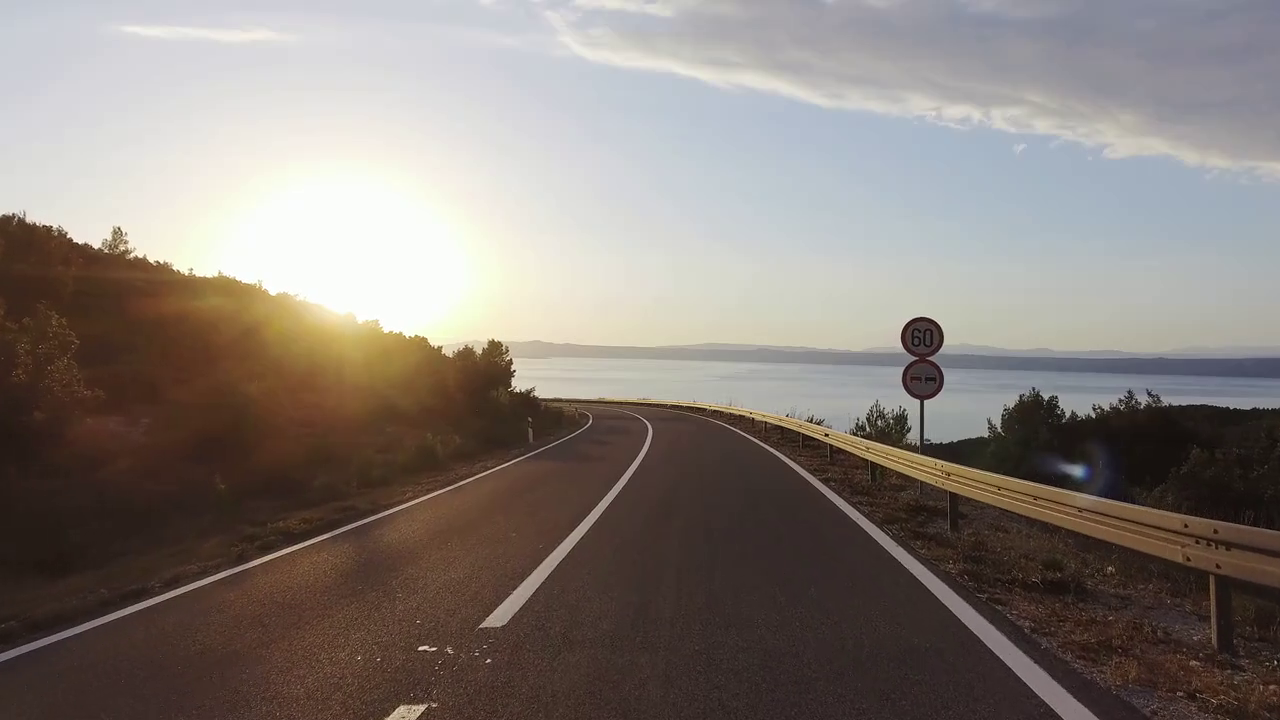
#> input picture frame 5 of Tensorflow YOLOv4 with lane detection/data/test-video2.mp4, 1280 x 720 px
$ python maskcanny.py
#> lines starting #> are read from the running program, lines starting #| are printed output that depends on the picture; after the words box and inside, x2 and y2 are one past the last pixel; in counts of white or black regions, pixels touching at a corner belong together
import matplotlib.pylab as plt
import cv2
import numpy as np

def region_of_interest(img, vertices):
	mask = np.zeros_like(img)
	#channel_count = img.shape[2]
	match_mask_color = 255
	cv2.fillPoly(mask, vertices, match_mask_color)
	masked_image = cv2.bitwise_and(img, mask)
	return masked_image

def drow_the_lines(img, lines):
	img = np.copy(img)
	blank_image = np.zeros((img.shape[0], img.shape[1], 3), dtype=np.uint8)

	for line in lines:
		for x1, y1, x2, y2 in line:
			angle = int(np.arctan((y2-y1)/(x2-x1))*(180/3.14))
			if angle < 0:
				if not -85<angle<-35:
					continue
			else:
				if not 35<angle<85:
					continue
			cv2.line(blank_image, (x1,y1), (x2,y2), (0, 255, 0), thickness=10)

	img = cv2.addWeighted(img, 0.8, blank_image, 1, 0.0)
	return img

cap = cv2.VideoCapture("test-video2.mp4")
while(cap.isOpened()):
	_, image= cap.read()
#> image is the input picture: shape (720, 1280, 3); mean B, G, R 119.9, 125.6, 134.1
	print(image.shape)
#| (720, 1280, 3)
	height = image.shape[0]
	width = image.shape[1]
	region_of_interest_vertices = [
		(586,531),
		(930, 531),(1100,765)
		,(150,765)
	]

	gray_image = cv2.cvtColor(image, cv2.COLOR_RGB2GRAY)
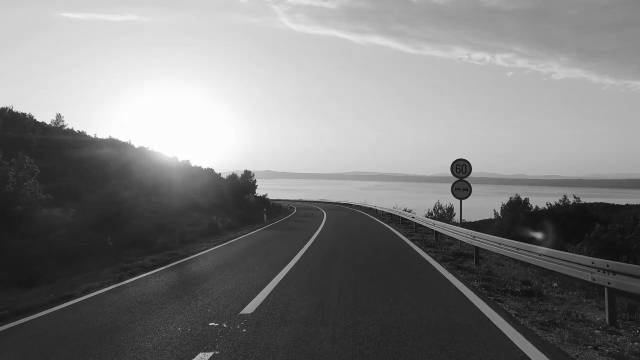
#> gray_image: shape (720, 1280) (shown at 1/2 size); min 0, max 255, mean 124.9
	canny_image = cv2.Canny(gray_image, 100,300)
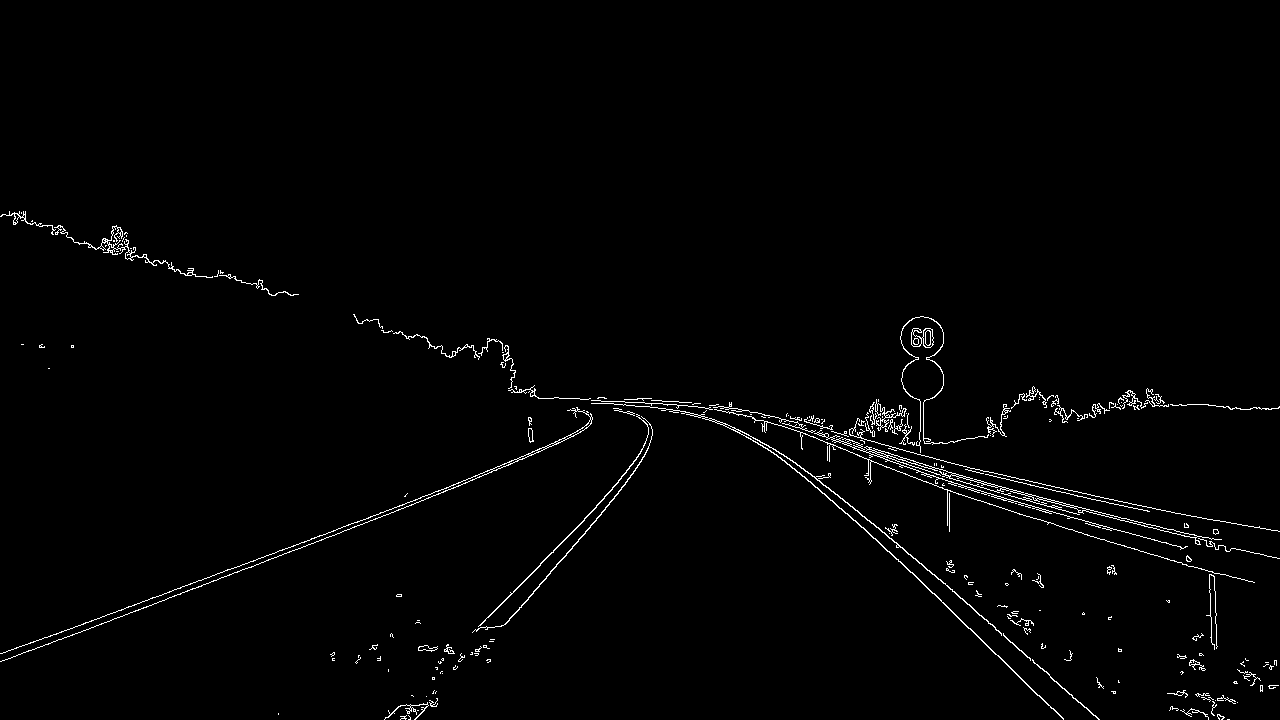
#> canny_image: shape (720, 1280); 1.4% white in thin lines or dots, all inside (x1, y1, x2, y2) = (0, 211, 1280, 720)
	cropped_image = region_of_interest(canny_image,
				np.array([region_of_interest_vertices], np.int32),)
#> in region_of_interest, `masked_image = cv2.bitwise_and(img, mask)`:
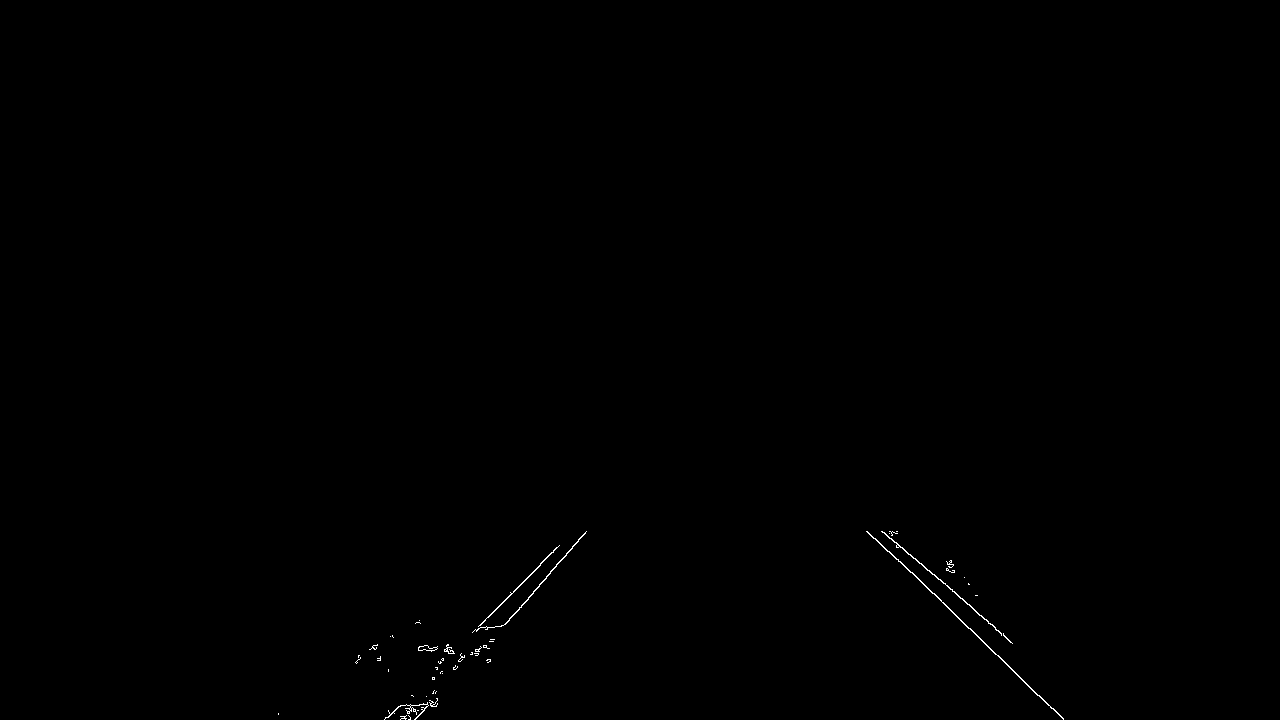
#> masked_image: shape (720, 1280); 0.17% white in thin lines or dots, all inside (x1, y1, x2, y2) = (278, 531, 1064, 720)
	lines = cv2.HoughLinesP(cropped_image,
						rho=1,
						theta=np.pi/180,
						threshold=25,
						lines=np.array([]),
						minLineLength=3,
						maxLineGap=750)
#> lines = 13 rows, first 6: [875, 538, 1051, 708], [889, 551, 1063, 719], [387, 717, 559, 545], [884, 532, 1012, 643], [431, 705, 585, 533], [415, 719, 546, 578]
	image_with_lines = drow_the_lines(image, lines)
#> the loop in drow_the_lines, `for line in lines:` made 13 passes
#> in drow_the_lines, `img = cv2.addWeighted(img, 0.8, blank_image, 1, 0.0)`:
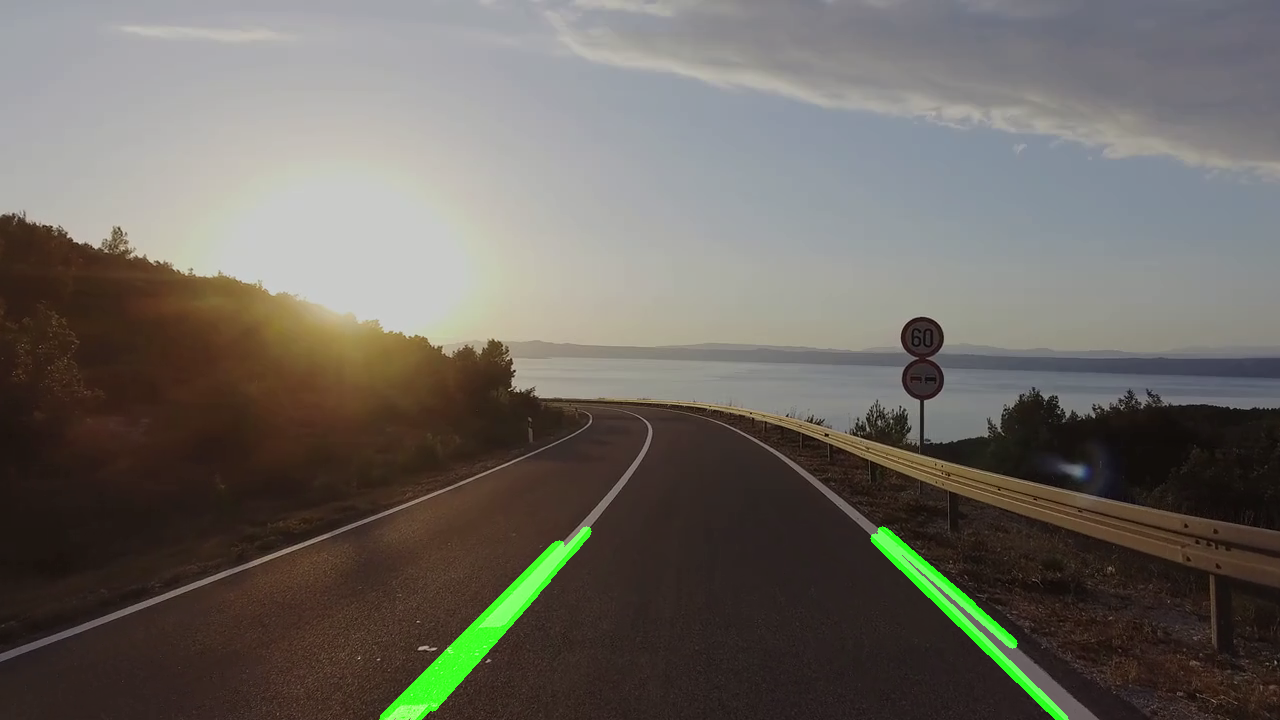
#> img: shape (720, 1280, 3); mean B, G, R 95.9, 103, 107.3
	cv2.imshow("results",image_with_lines)
	if cv2.waitKey(1) & 0xFF == ord('q'):
#> (key q is pressed here)
		break
# close the video file
cap.release()

# destroy all the windows that is currently on
cv2.destroyAllWindows()

$ run again, starting later in the video
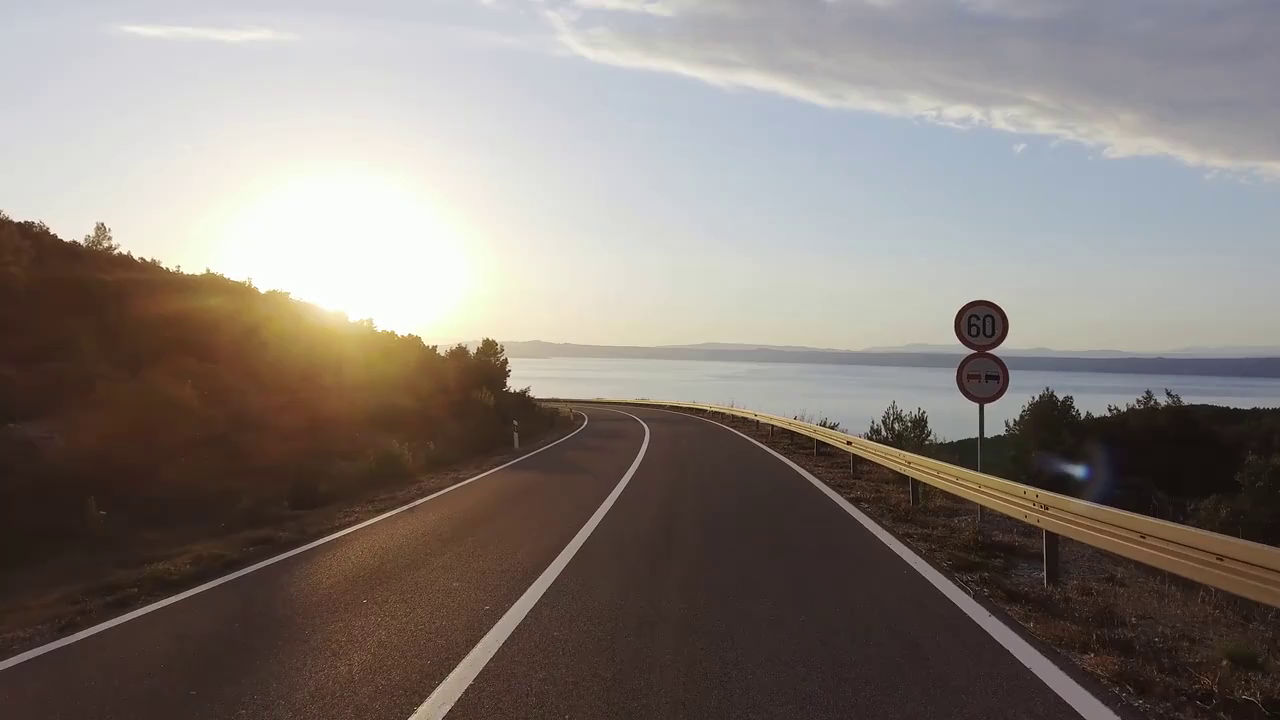
#> input picture frame 25 of Tensorflow YOLOv4 with lane detection/data/test-video2.mp4, 1280 x 720 px
#> image is the input picture: shape (720, 1280, 3); mean B, G, R 119.8, 125.3, 133.8
#| (720, 1280, 3)
#> `canny_image = cv2.Canny(gray_image, 100,300)`:
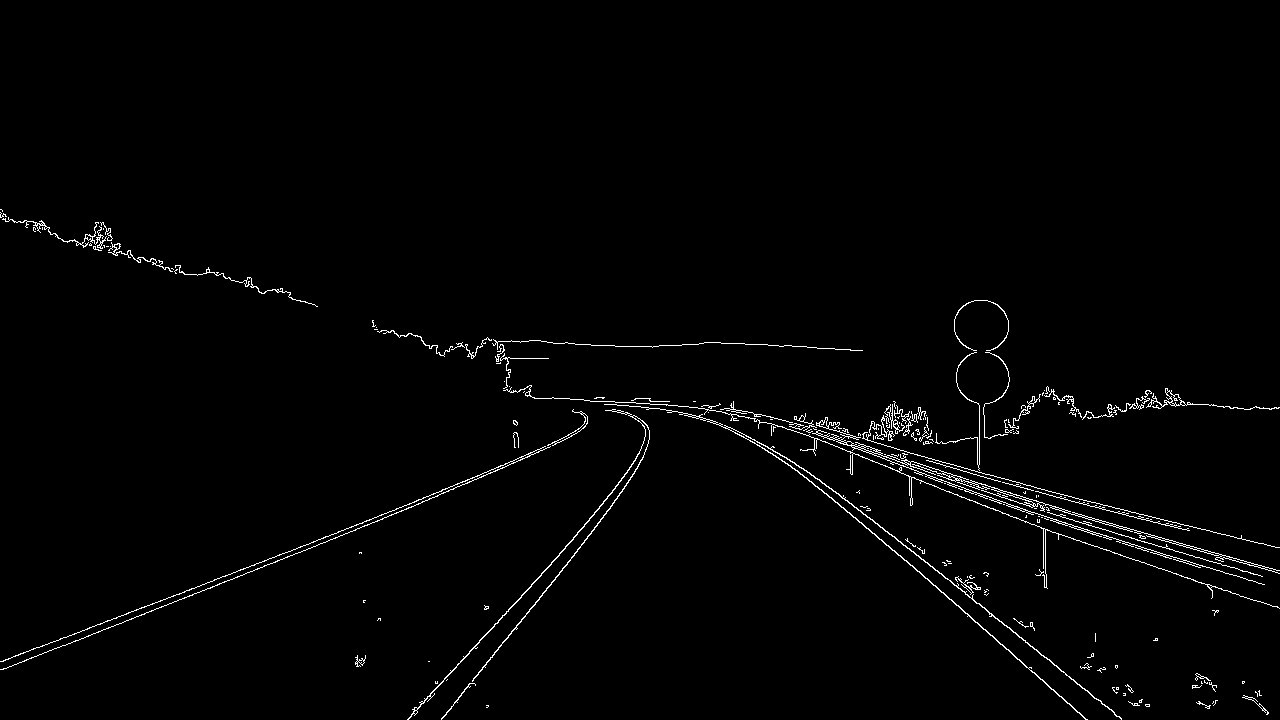
#> canny_image: shape (720, 1280); 1.4% white in thin lines or dots, all inside (x1, y1, x2, y2) = (0, 209, 1280, 720)
#> mask: shape (720, 1280); 12.1% white; 1 white region, box (x1, y1, x2, y2) and area: (235, 531, 1068, 720) 111402
#> masked_image: shape (720, 1280); 0.15% white in thin lines or dots, all inside (x1, y1, x2, y2) = (355, 531, 1034, 720)
#> lines = [[874, 533, 1029, 667], [441, 719, 580, 547], [411, 714, 559, 555], [886, 531, 987, 610], [870, 531, 1032, 672], [441, 718, 592, 531], [414, 709, 574, 537], [906, 540, 971, 589], [435, 682, 565, 548], [430, 696, 566, 545], [871, 531, 1033, 672]]
#> the loop in drow_the_lines, `for line in lines:` made 11 passes
#> in drow_the_lines, `img = cv2.addWeighted(img, 0.8, blank_image, 1, 0.0)`:
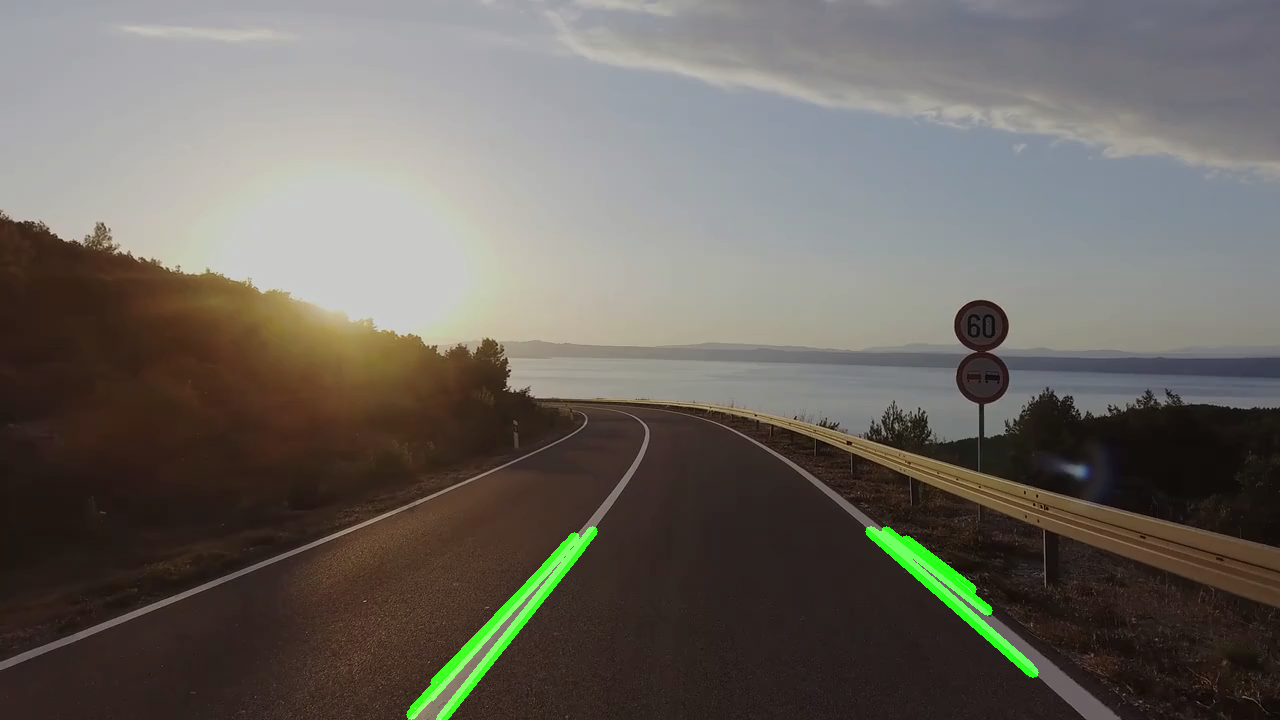
#> img: shape (720, 1280, 3); mean B, G, R 95.8, 102.4, 107

$ run again, starting later in the video
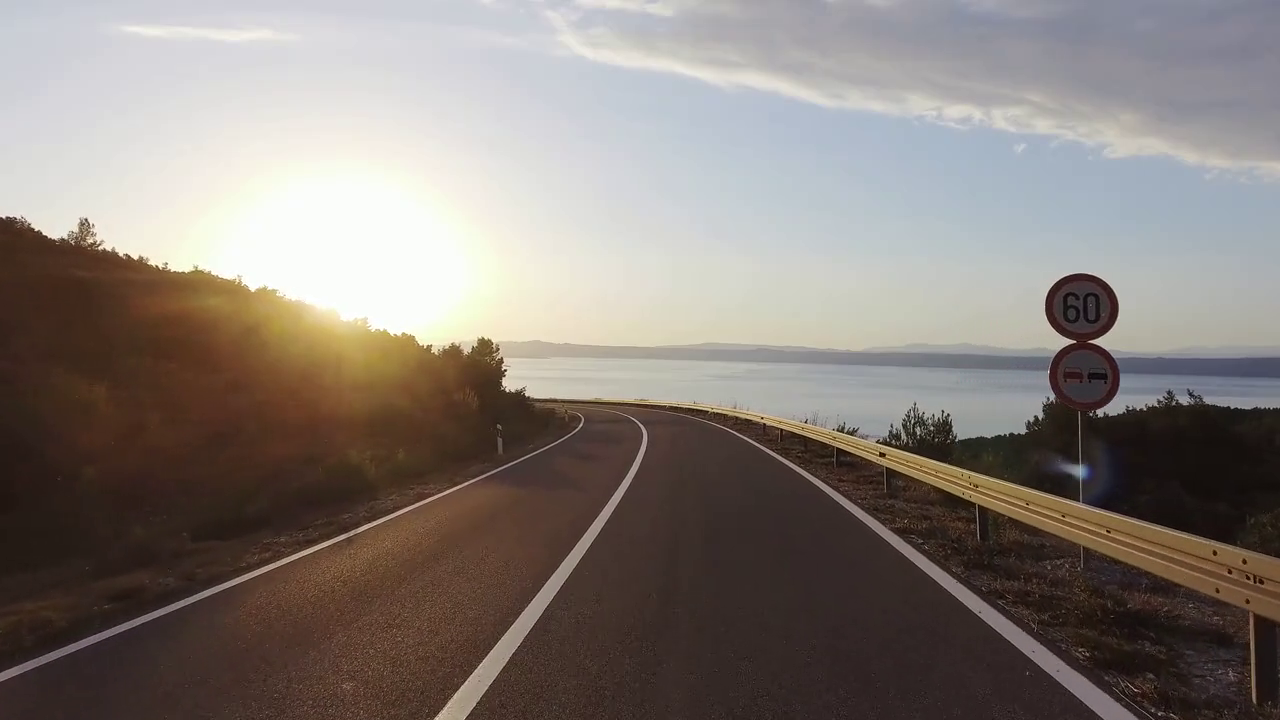
#> input picture frame 44 of Tensorflow YOLOv4 with lane detection/data/test-video2.mp4, 1280 x 720 px
#> image is the input picture: shape (720, 1280, 3); mean B, G, R 119.4, 125, 133.5
#| (720, 1280, 3)
#> `canny_image = cv2.Canny(gray_image, 100,300)`:
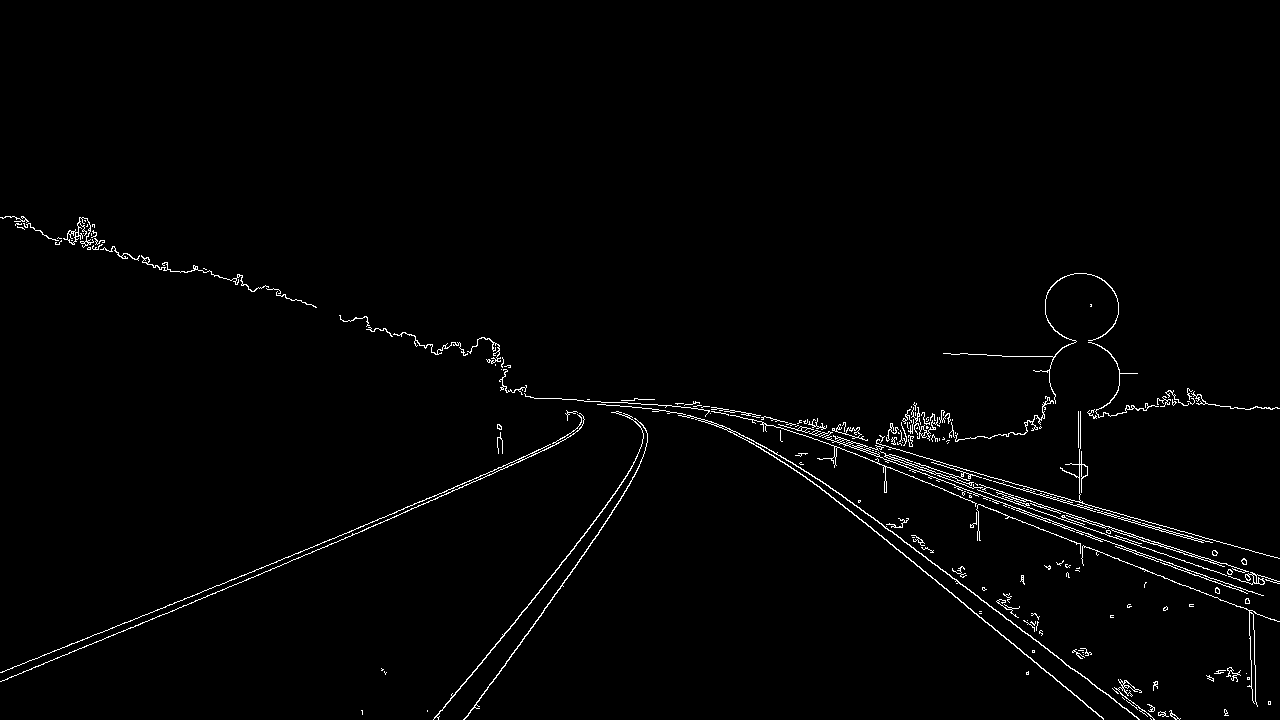
#> canny_image: shape (720, 1280); 1.5% white in thin lines or dots, all inside (x1, y1, x2, y2) = (0, 216, 1280, 720)
#> mask: shape (720, 1280); 12.1% white; 1 white region, box (x1, y1, x2, y2) and area: (235, 531, 1068, 720) 111402
#> masked_image: shape (720, 1280); 0.13% white in thin lines or dots, all inside (x1, y1, x2, y2) = (361, 531, 1029, 720)
#> lines = [[464, 719, 598, 534], [439, 713, 587, 531], [876, 531, 963, 602], [891, 531, 977, 596], [874, 531, 1012, 643], [467, 716, 560, 588], [438, 717, 566, 558], [434, 718, 586, 531], [437, 717, 576, 545]]
#> the loop in drow_the_lines, `for line in lines:` made 9 passes
#> in drow_the_lines, `img = cv2.addWeighted(img, 0.8, blank_image, 1, 0.0)`:
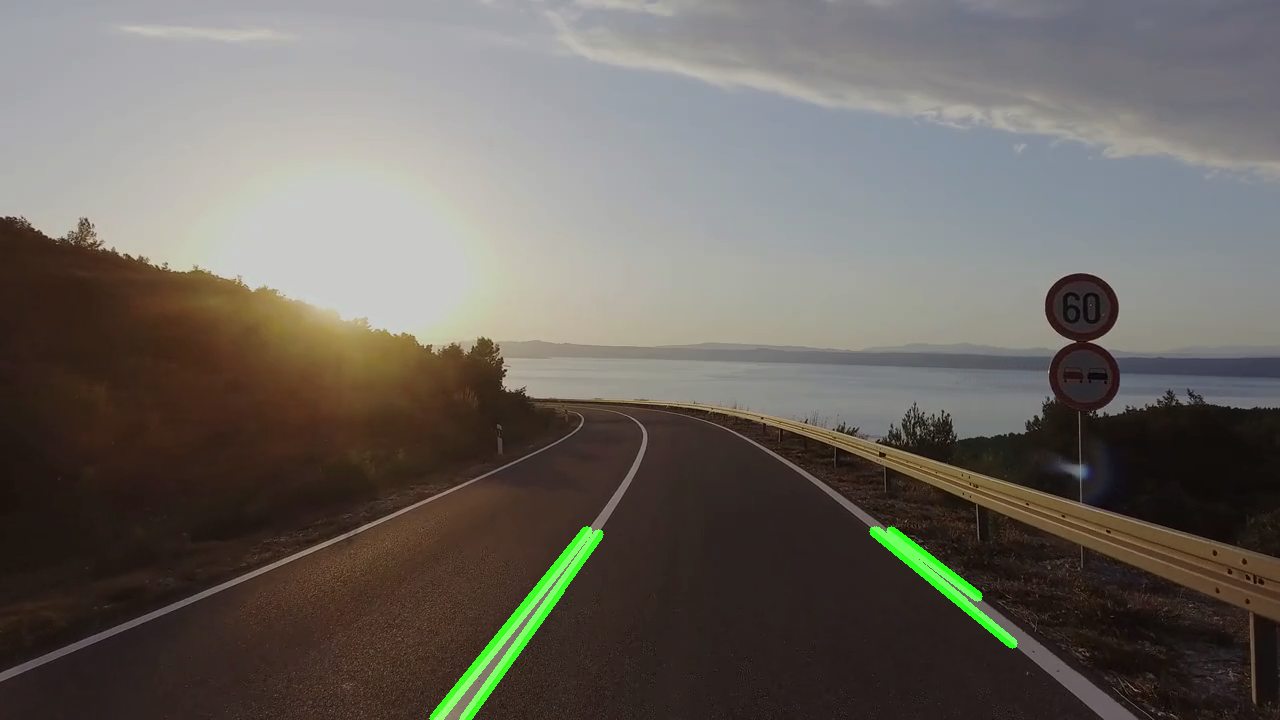
#> img: shape (720, 1280, 3); mean B, G, R 95.6, 101.7, 106.8
